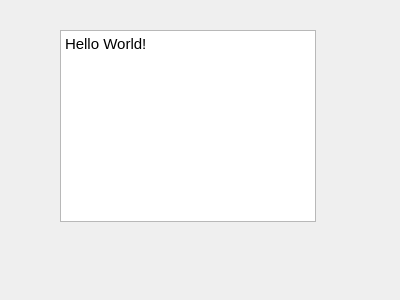
<?xml version="1.0" encoding="UTF-8"?>
<ui version="4.0">
 <class>Form</class>
 <widget class="QWidget" name="Form">
  <property name="geometry">
   <rect>
    <x>0</x>
    <y>0</y>
    <width>400</width>
    <height>300</height>
   </rect>
  </property>
  <property name="windowTitle">
   <string>Form</string>
  </property>
  <widget class="QTextBrowser" name="textBrowser">
   <property name="geometry">
    <rect>
     <x>60</x>
     <y>30</y>
     <width>256</width>
     <height>192</height>
    </rect>
   </property>
   <property name="html">
    <string>&lt;!DOCTYPE HTML PUBLIC &quot;-//W3C//DTD HTML 4.0//EN&quot; &quot;http://www.w3.org/TR/REC-html40/strict.dtd&quot;&gt;
&lt;html&gt;&lt;head&gt;&lt;meta name=&quot;qrichtext&quot; content=&quot;1&quot; /&gt;&lt;style type=&quot;text/css&quot;&gt;
p, li { white-space: pre-wrap; }
&lt;/style&gt;&lt;/head&gt;&lt;body style=&quot; font-family:'Cantarell'; font-size:11pt; font-weight:400; font-style:normal;&quot;&gt;
&lt;p style=&quot; margin-top:0px; margin-bottom:0px; margin-left:0px; margin-right:0px; -qt-block-indent:0; text-indent:0px;&quot;&gt;Hello World!&lt;/p&gt;&lt;/body&gt;&lt;/html&gt;</string>
   </property>
  </widget>
 </widget>
 <resources/>
 <connections/>
</ui>
